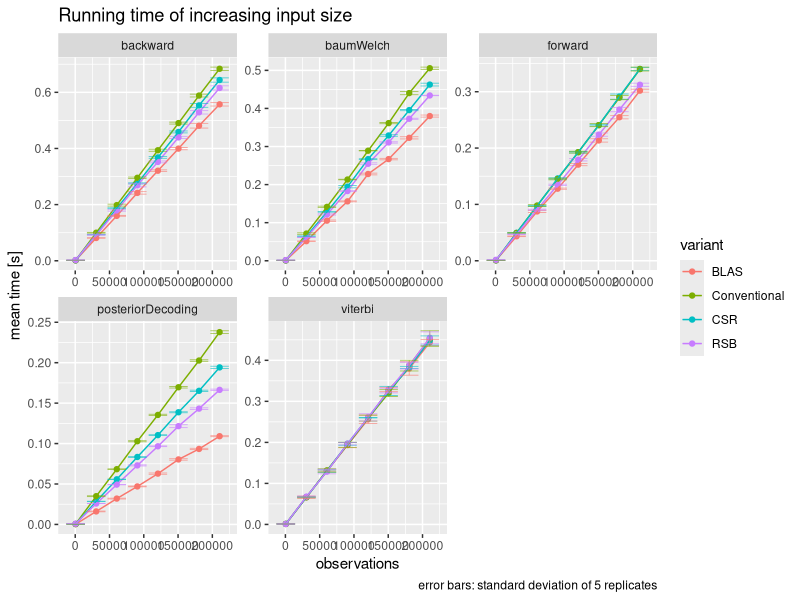
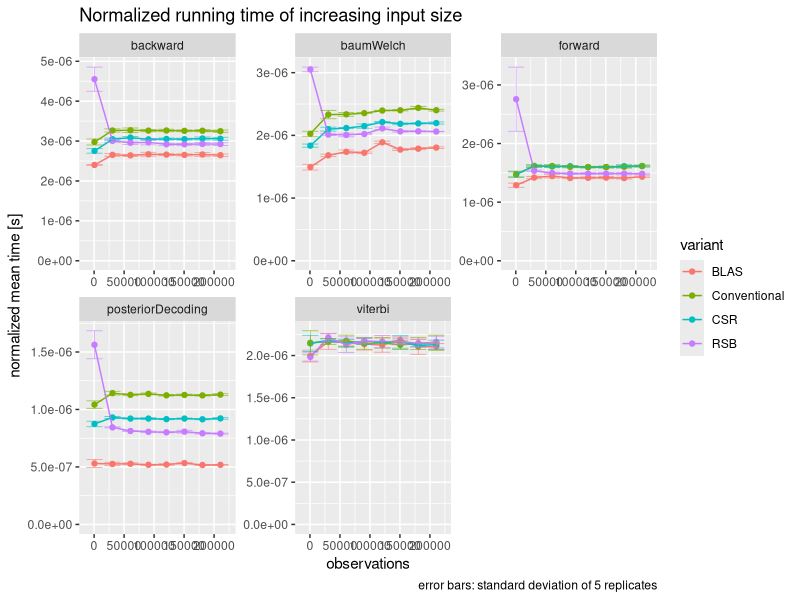
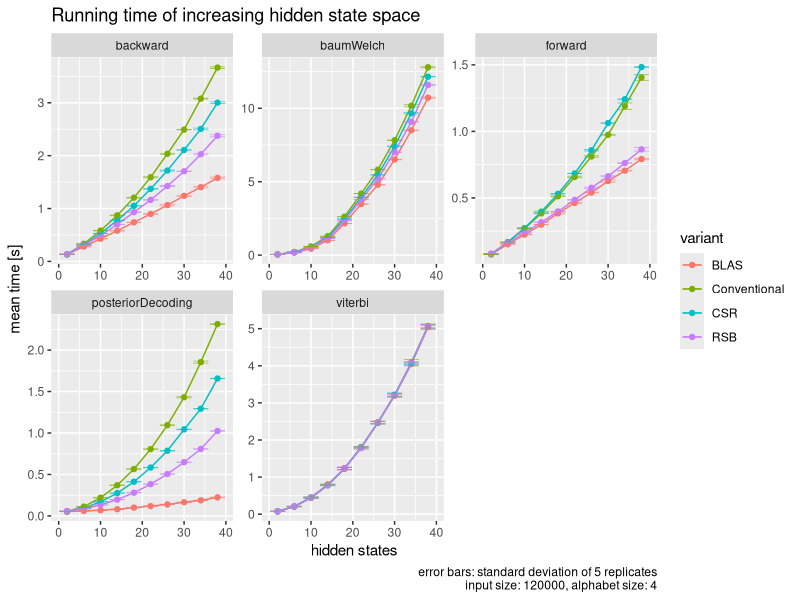
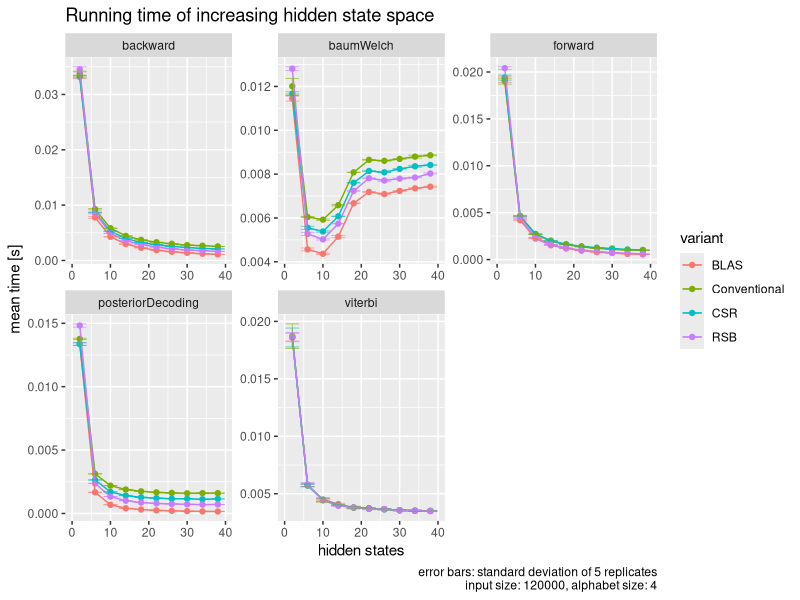
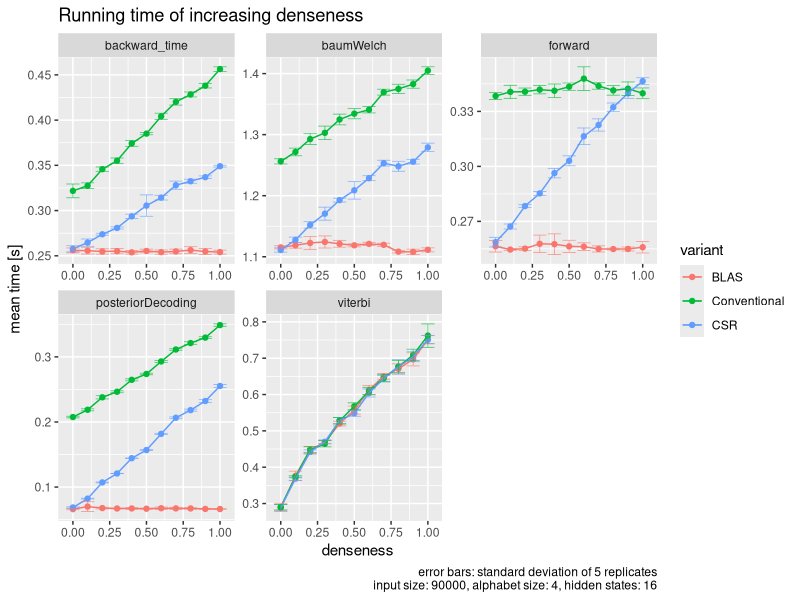
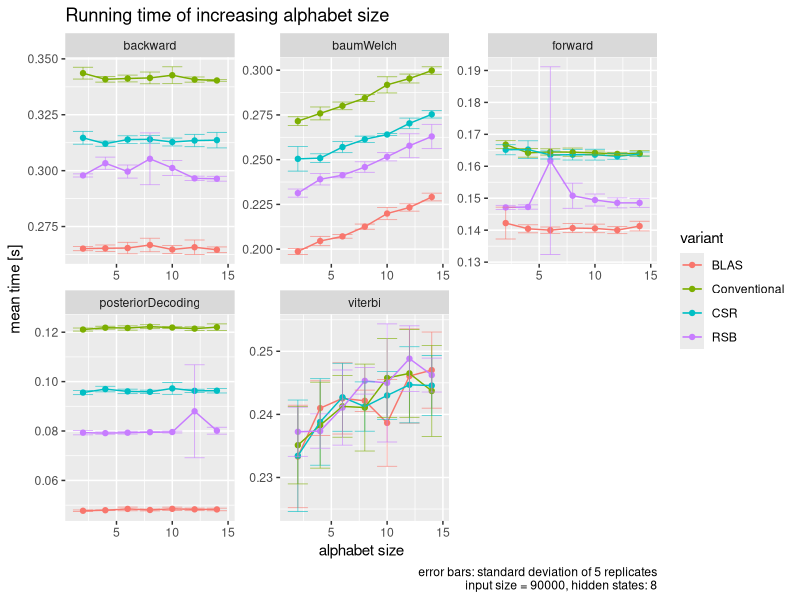
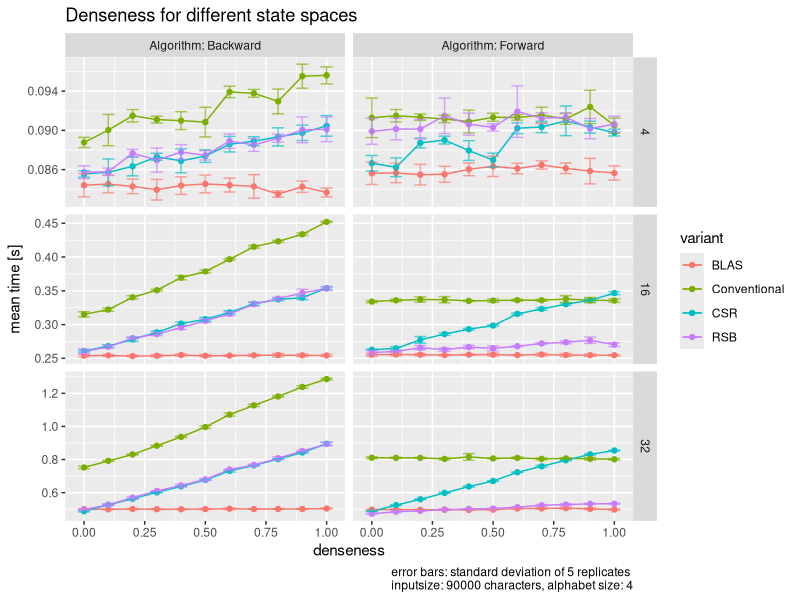
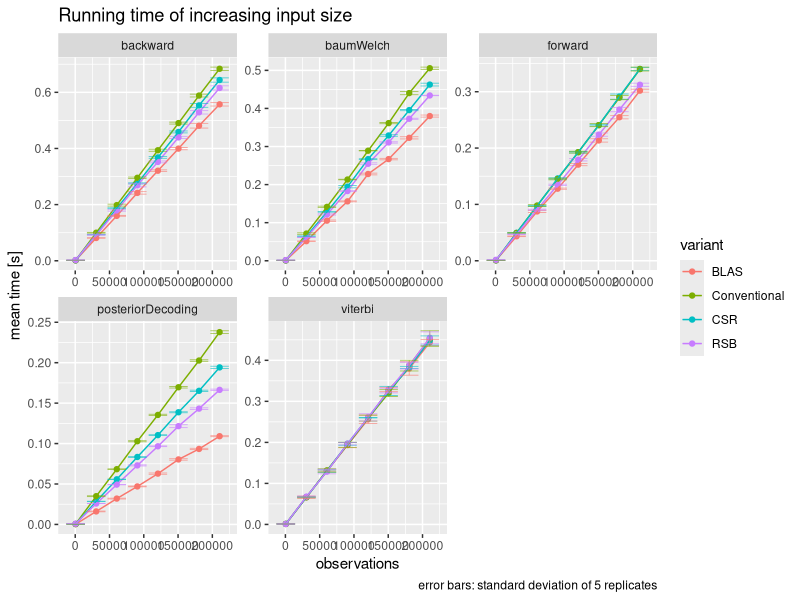

Reproduce these figures in R, in order.
library(tidyverse)
library(ggpubr)
library(svglite)

setwd("~/bioinformatics/hmm/git_tc_hmmmlib/test_framework/plots")



## Inputsize ##

data = read_csv("../newdata/input.csv", col_names = F)
names(data) = c('test',
                'observations',
                'time',
                'algorithm',
                'variant',
                'iterations')
data_input = data %>% filter(test == "inputsize")

data_input_grouped = data_input %>%
    mutate_at(vars(iterations), factor) %>%
    group_by(observations, algorithm, variant, iterations) %>%
    summarise(mean = mean(time), sd = sd(time))



data_input_grouped %>% filter(iterations == "1" |
                                  is.na(iterations)) %>% ggplot(aes(observations, mean, color = variant)) +
    geom_point() +
    geom_line() +
    geom_errorbar(aes(ymin = (mean - sd), ymax = (mean + sd)), size = 0.3, alpha = .65) +
    facet_wrap(. ~ algorithm, scales = "free") +
    labs(y = "mean time [s]", caption = "error bars: standard deviation of 5 replicates", title = "Running time of increasing input size") +
    geom_hline(yintercept = 0, alpha = 0)
ggsave("inputsize_raw.pdf", height = 6, width = 10)


data_input_grouped %>% filter(iterations == "1" |
                                  is.na(iterations)) %>% ggplot(aes(observations, mean / observations, color = variant)) +
    geom_point() +
    geom_line() +
    geom_errorbar(aes(
        ymin = (mean - sd) / observations,
        ymax = (mean + sd) / observations
    ),
    size = 0.3,
    alpha = .65) +
    facet_wrap(. ~ algorithm, scales = "free") +
    labs(y = "normalized mean time [s]", caption = "error bars: standard deviation of 5 replicates", title = "Normalized running time of increasing input size") +
    geom_hline(yintercept = 0, alpha = 0)
ggsave("inputsize_normalized.pdf",
       height = 6,
       width = 10)





## State space ##

data = read_csv("../newdata/statespace.csv", col_names = F)
names(data) = c('test',
                'observations',
                'time',
                'algorithm',
                'variant',
                'iterations')
data_statespace = data %>% filter(test == "statespace")


data_statespace_grouped = data_statespace %>%
    group_by(observations, algorithm, variant, iterations) %>%
    summarise(mean = mean(time), sd = sd(time))

data_statespace_grouped %>% ggplot(aes(observations, mean, color = variant)) +
    geom_point() +
    geom_line() +
    geom_errorbar(aes(ymin = (mean - sd), ymax = (mean + sd)), size = 0.3, alpha = .65) +
    facet_wrap(. ~ algorithm, scales = "free") +
    labs(
        x = "hidden states",
        y = "mean time [s]",
        caption = "error bars: standard deviation of 5 replicates\ninput size: 120000, alphabet size: 4",
        title = "Running time of increasing hidden state space"
    )
ggsave("state_space_raw.pdf", height = 5, width = 9)

data_statespace_grouped %>% ggplot(aes(observations, mean / (observations ^
                                                                 2), color = variant)) +
    geom_point() +
    geom_line() +
    geom_errorbar(
        aes(
            ymin = (mean - sd) / observations ^ 2,
            ymax = (mean + sd) / observations ^ 2
        ),
        size = 0.3,
        alpha = .65
    ) +
    facet_wrap(. ~ algorithm, scales = "free") +
    labs(
        x = "hidden states",
        y = "mean time [s]",
        caption = "error bars: standard deviation of 5 replicates\ninput size: 120000, alphabet size: 4",
        title = "Running time of increasing hidden state space"
    )
ggsave("state_space_normalized.pdf",
       height = 5,
       width = 9)



## Inputsize ##

data = read_csv("../newdata/sparse.csv", col_names = F)
names(data) = c('test',
                'observations',
                'time',
                'algorithm',
                'variant',
                'iterations')

data_sparseness = data %>% filter(test == "sparseness_1500") %>% filter(is.na(iterations) |
                                                                       iterations == 1)

data_sparseness_grouped = data_sparseness %>%
    group_by(observations, algorithm, variant, iterations) %>%
    summarise(mean = mean(time), sd = sd(time))

data_sparseness_grouped %>% ggplot(aes(1 - observations, mean, color = variant)) +
    geom_point() +
    geom_line() +
    geom_errorbar(aes(ymin = (mean - sd), ymax = (mean + sd)), size = 0.3, alpha = .65) +
    facet_wrap(. ~ algorithm, scales = "free") +
    labs(
        x = "denseness",
        y = "mean time [s]",
        caption = "error bars: standard deviation of 5 replicates\ninput size: 90000, alphabet size: 4, hidden states: 16",
        title = "Running time of increasing denseness"
    )
ggsave("denseness_raw.pdf", height = 5, width = 9)







## Alphabet ##
data = read_csv("../newdata/alphabet.csv", col_names = F)
names(data) = c('test',
                'observations',
                'time',
                'algorithm',
                'variant',
                'iterations')
data_alphabet = data %>% filter(test == "alphabetsize") %>% filter(is.na(iterations) |
                                                                       iterations == 1)

data_alphabet_grouped = data_alphabet %>%
    group_by(observations, algorithm, variant, iterations) %>%
    summarise(mean = mean(time), sd = sd(time))

data_alphabet_grouped %>% ggplot(aes(observations, mean, color = variant)) +
    geom_point() +
    geom_line() +
    geom_errorbar(aes(ymin = (mean - sd), ymax = (mean + sd)), size = 0.3, alpha = .65) +
    facet_wrap(. ~ algorithm, scales = "free") +
    labs(
        x = "alphabet size",
        y = "mean time [s]",
        caption = "error bars: standard deviation of 5 replicates\ninput size = 90000, hidden states: 8",
        title = "Running time of increasing alphabet size"
    )
ggsave("alphabet_raw.pdf", height = 5, width = 9)






## Statesparse

data = read_csv("../newdata/statesparse.csv", col_names = F)
names(data) = c('test',
                'observations',
                'time',
                'algorithm',
                'variant',
                'statespace')
data$algorithm = data %>% pull(algorithm) %>% recode(forward = "Algorithm: Forward",
                                                     backward_time = "Algorithm: Backward")


data_grouped = data %>%
    group_by(observations, algorithm, variant, statespace) %>%
    summarise(mean = mean(time), sd = sd(time))

data_grouped %>% ggplot(aes(1-observations, mean, color = variant)) +
    geom_point() +
    geom_line() +
    geom_errorbar(aes(ymin = (mean - sd), ymax = (mean + sd)), width = 0.05, alpha = .65) +
    facet_grid(statespace ~ algorithm, scales = "free") +
    
    labs(
        x = "denseness",
        y = "mean time [s]",
        caption = "error bars: standard deviation of 5 replicates \ninputsize: 90000 characters, alphabet size: 4",
        title = "Denseness for different state spaces"
    )
#geom_hline(yintercept = 0, alpha = 0)
ggsave("denseness_vs_statespace.pdf", height = 7, width = 10)
